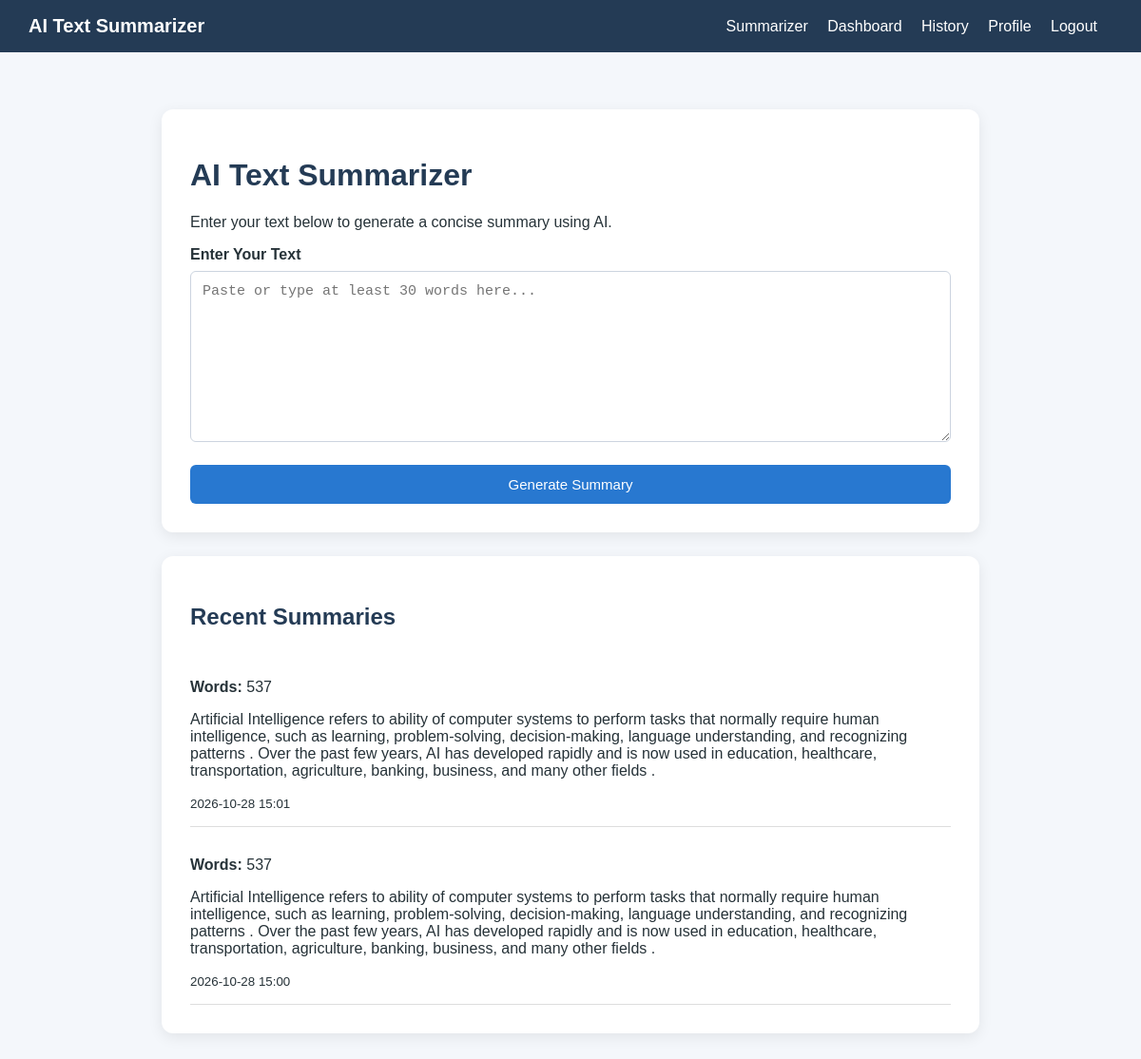
The page / (signed in) on the database its author committed.
### tables this page shows
CREATE TABLE summaries (
                id INTEGER PRIMARY KEY AUTOINCREMENT,
                user_id INTEGER NOT NULL,
                original_text TEXT NOT NULL,
                summary_text TEXT NOT NULL,
                word_count INTEGER NOT NULL,
                readability REAL,
                created_at TEXT NOT NULL,
                FOREIGN KEY (user_id) REFERENCES users(id)
            );

### app.py (the view, shortened to what this page needs)
@app.route("/", methods=["GET", "POST"])
@login_required
def home():
    original_text = ""
    summary = ""
    word_count = 0
    readability = None
    return render_template(
        "summarizer.html",
        original_text=original_text,
        original=original_text,
        summary=summary,
        result=summary,
        word_count=word_count,
        readability=readability,
        history=get_user_history()
    )

### app.py (called while the page is built)
def get_db():
    connection = sqlite3.connect(DB_PATH)
    connection.row_factory = sqlite3.Row
    return connection

def login_required(function):
    @wraps(function)
    def wrapper(*args, **kwargs):
        if "user_id" not in session:
            flash("Please log in to continue.", "info")
            return redirect(url_for("login"))
        return function(*args, **kwargs)
    return wrapper

def get_user_history():
    if "user_id" not in session:
        return []
    with get_db() as db:
        rows = db.execute("""
            SELECT id, summary_text AS summary,
                   word_count AS words, created_at
            FROM summaries
            WHERE user_id = ?
            ORDER BY id DESC
            LIMIT 5
        """, (session["user_id"],)).fetchall()
    return [dict(row) for row in rows]

### templates/summarizer.html (shortened to what this page needs)
{% extends "base.html" %}
{% block content %}
<div class="card">
    <h1>AI Text Summarizer</h1>
    <p>Enter your text below to generate a concise summary using AI.</p>
    <form method="POST" action="{{ url_for('home') }}">
        <div class="form-group">
            <label for="text">Enter Your Text</label>
            <textarea
                id="text"
                name="text"
                placeholder="Paste or type at least 30 words here..."
                required
            >{{ original_text }}</textarea>
        </div>
        <button type="submit" class="btn btn-primary">
            Generate Summary
        </button>
    </form>
</div>
<div class="card" style="margin-top: 25px;">
    <h2>Recent Summaries</h2>
    {% if history %}
        {% for item in history %}
            <div style="border-bottom: 1px solid #ddd; padding: 15px 0;">
                <p>
                    <strong>Words:</strong>
                    {{ item['words'] }}
                </p>
                <p>{{ item['summary'] }}</p>
                {% if item['created_at'] %}
                    <small>{{ item['created_at'] }}</small>
                {% endif %}
            </div>
        {% endfor %}
    {% else %}
        <p>Your recent summaries will appear here after you generate them.</p>
    {% endif %}
</div>
{% endblock %}

### templates/base.html (style rules this page uses)
* { box-sizing: border-box; }
body { margin: 0; font-family: Arial, sans-serif; background: #f4f7fb; color: #263238; }
.auth-card, .card { background: white; padding: 30px; border-radius: 12px; box-shadow: 0 4px 15px rgba(0, 0, 0, 0.08); }
h1, h2 { color: #243b55; }
.form-group { margin-bottom: 20px; }
label { display: block; margin-bottom: 8px; font-weight: bold; }
input, textarea, select { width: 100%; padding: 12px; border: 1px solid #ccd4df; border-radius: 6px; font-size: 15px; }
textarea { min-height: 180px; resize: vertical; }
.btn { display: inline-block; padding: 12px 18px; border: none; border-radius: 6px; cursor: pointer; text-decoration: none; font-size: 15px; }
.btn-primary { background: #2878d0; color: white; width: 100%; }

### rows shown on the page
summaries: words "537", summary "Artificial Intelligence refers to ability of computer systems to perform tasks that normally require human intelligence, such as learning, problem-solving, decision-making, language understanding, and recognizing patterns . Over the past few years, AI has developed rapidly and is now used in education, healthcare, transportation, agriculture, banking, business, and many other fields .", created_at "2026-10-28 15:01"
summaries: words "537", summary "Artificial Intelligence refers to ability of computer systems to perform tasks that normally require human intelligence, such as learning, problem-solving, decision-making, language understanding, and recognizing patterns . Over the past few years, AI has developed rapidly and is now used in education, healthcare, transportation, agriculture, banking, business, and many other fields .", created_at "2026-10-28 15:00"
